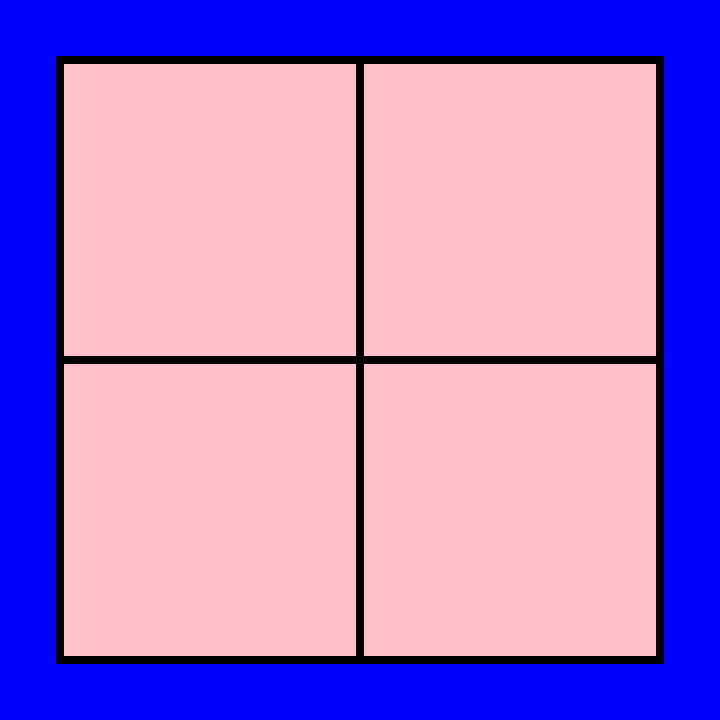
Frame 1 (no input)
Frame 60 (no input): identical to frame 1, image omitted
Frame 120 (the mouse pressed at the canvas centre since frame 60): identical to frame 1, image omitted

The p5.js sketch that drew this single still picture (run headless with seeded random() and noise() and a simulated clock; from frame 60 on, the mouse is pressed at the canvas centre):

// p5.js sketch
// ── sketch.js
function setup() {// runs once
	createCanvas(720, 720);
	background('blue');
	strokeWeight(8);
	
	fill ('pink');
}

function draw() {//runs in a loop

	translate(60,60); //this creates a new origin point
	quad(
	0,0,
	300,0,
	300,300,
	0,300
	);
	
	quad(
	300,0,
	600,0,
	600,300,
	300,300
	); //move 300px x directiomn
	
	quad(
	0,300,
	300,300,
	300,600,
	0,600
	);

	quad(
	300,300,
	600,300,
	600,600,
	300,600
	);


}
